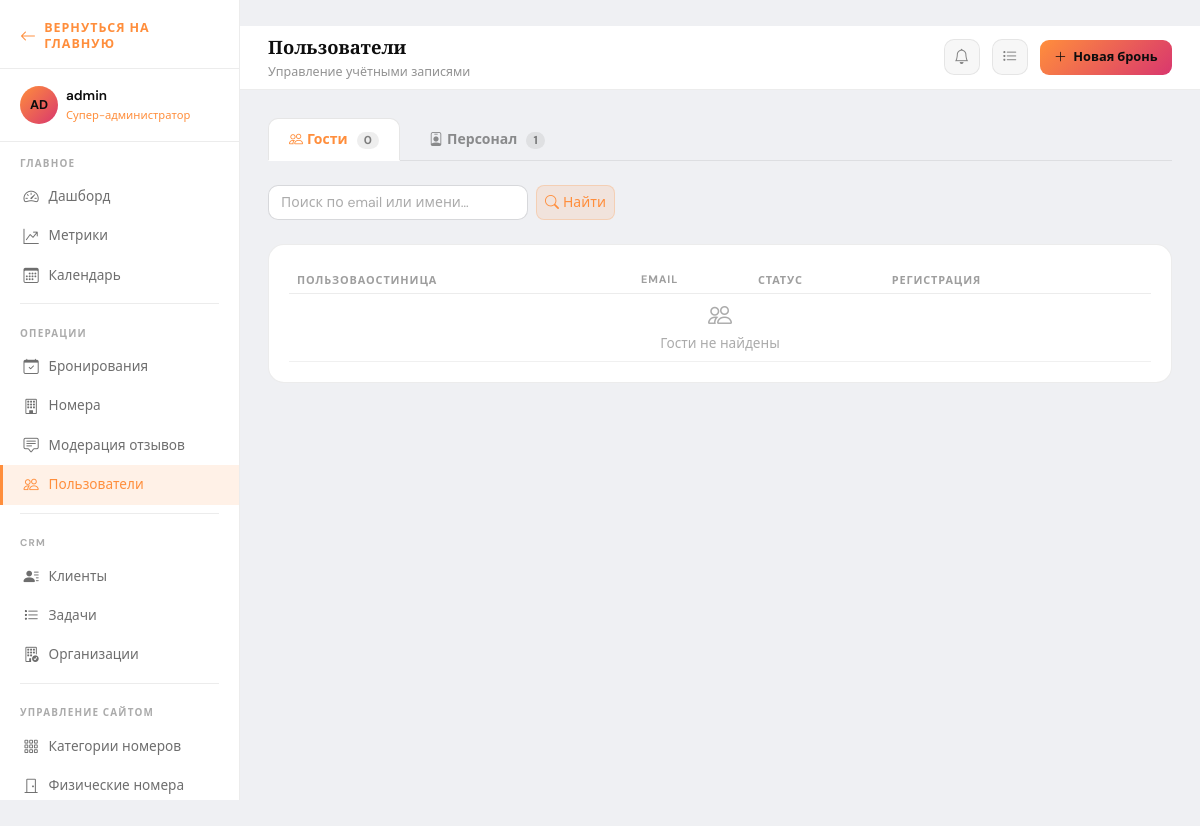
/cabinet/users/ (signed in), run on the app's committed database.
### apps/accounts/models.py (models this page shows, shortened)
class User(AbstractUser, TimeStampedModel):
    username = None
    email = models.EmailField(_("email"), unique=True)
    role = models.CharField(
        _("роль"),
        max_length=20,
        choices=UserRole.choices,
        default=UserRole.USER,
        db_index=True,
    )
    phone = models.CharField(
        _("телефон"), max_length=20, blank=True, validators=[phone_validator]
    )
    patronymic = models.CharField(_("отчество"), max_length=150, blank=True)
    date_of_birth = models.DateField(_("дата рождения"), null=True, blank=True)
    avatar = models.ImageField(
        _("аватар"), upload_to="avatars/%Y/%m/", null=True, blank=True
    )
    preferred_language = models.CharField(
        _("язык интерфейса"), max_length=10, default="ru", blank=True,
        choices=[("ru", "Русский"), ("en", "English")],
    )
    marketing_consent    = models.BooleanField(_("согласие на рассылку"), default=False)
    email_notifications  = models.BooleanField(_("email-уведомления"),    default=True)
    USERNAME_FIELD  = "email"
    REQUIRED_FIELDS = []
    objects = UserManager()
    class Meta:
        verbose_name         = _("пользоваостиница")
        verbose_name_plural  = _("пользователи")
        ordering             = ["-created_at"]
        indexes = [
            models.Index(fields=["role", "is_active"]),
        ]
    @property
    def is_plain_user(self) -> bool:
        return self.role == UserRole.USER and not self.is_superuser
    @property
    def is_receptionist(self) -> bool:
        return self.has_role(UserRole.RECEPTIONIST)
    @property
    def is_manager(self) -> bool:
        return self.has_role(UserRole.MANAGER)
    @property
    def is_admin(self) -> bool:
        return self.has_role(UserRole.ADMIN)
    @property
    def is_super_admin(self) -> bool:
        return self.is_superuser or self.role == UserRole.SUPER_ADMIN
    def has_role(self, minimum_role: str) -> bool:
        if self.is_superuser:
            return True
        return role_gte(self.role, minimum_role)
    def get_short_name(self) -> str:
        return self.first_name or self.email.split("@")[0]
    def get_initials(self) -> str:
        parts = [self.first_name[:1], self.last_name[:1]]
        return "".join(p for p in parts if p).upper() or self.email[:2].upper()
    @property
    def push_notifications_unread_count(self) -> int:
        return self.push_notifications.filter(is_read=False).count()

### apps/accounts/admin_views.py (the view)
# urls.py: path("users/",                    admin_views.UserListView.as_view(),         name="user_list"),
class UserListView(ReceptionistRequiredMixin, View):
    template_name = "accounts/admin/user_list.html"
    def get(self, request):
        qs = User.objects.all().order_by("-created_at")
        role_filter = request.GET.get("role", "")
        search      = request.GET.get("q", "").strip()
        tab         = request.GET.get("tab", "guests")  # guests | staff
        if role_filter:
            qs = qs.filter(role=role_filter)
        if search:
            qs = qs.filter(email__icontains=search) | \
                 qs.filter(first_name__icontains=search) | \
                 qs.filter(last_name__icontains=search)
        staff_roles = [UserRole.RECEPTIONIST, UserRole.MANAGER, UserRole.ADMIN, UserRole.SUPER_ADMIN]
        staff_qs  = qs.filter(role__in=staff_roles)
        guests_qs = qs.filter(role=UserRole.USER)
        return render(request, self.template_name, {
            "users":        qs,
            "guests":       guests_qs,
            "staff":        staff_qs,
            "tab":          tab,
            "role_choices": UserRole.choices,
            "role_filter":  role_filter,
            "search_query": search,
            "can_assign_roles": has_permission(request.user, Permission.ASSIGN_ROLES),
        })

### templates/accounts/admin/user_list.html (shortened to what this page needs)
﻿{% extends "dashboard/base_dashboard.html" %}
{% block dashboard_title %}Пользователи{% endblock %}
{% block dashboard_subtitle %}Управление учётными записями{% endblock %}
{% block dashboard_content %}
<div style="display:flex;gap:.5rem;margin-bottom:1.5rem;border-bottom:1px solid rgba(13,13,13,.08);padding-bottom:0">
  <a href="?tab=guests{% if search_query %}&q={{ search_query }}{% endif %}{% if role_filter %}&role={{ role_filter }}{% endif %}"
     style="padding:.6rem 1.25rem;font-size:.875rem;font-weight:600;text-decoration:none;border-radius:10px 10px 0 0;
            border:1px solid {% if tab == 'guests' %}rgba(13,13,13,.1){% else %}transparent{% endif %};
            border-bottom:{% if tab == 'guests' %}1px solid #fff{% else %}none{% endif %};
            color:{% if tab == 'guests' %}#ff8e3c{% else %}rgba(13,13,13,.45){% endif %};
            background:{% if tab == 'guests' %}#fff{% else %}transparent{% endif %};
            margin-bottom:-1px">
    <i class="bi bi-people me-1"></i>Гости
    <span style="background:rgba(13,13,13,.07);color:rgba(13,13,13,.5);border-radius:10px;
                 padding:.05rem .45rem;font-size:.72rem;font-weight:700;margin-left:.35rem">{{ guests|length }}</span>
  </a>
  <a href="?tab=staff{% if search_query %}&q={{ search_query }}{% endif %}{% if role_filter %}&role={{ role_filter }}{% endif %}"
     style="padding:.6rem 1.25rem;font-size:.875rem;font-weight:600;text-decoration:none;border-radius:10px 10px 0 0;
            border:1px solid {% if tab == 'staff' %}rgba(13,13,13,.1){% else %}transparent{% endif %};
            border-bottom:{% if tab == 'staff' %}1px solid #fff{% else %}none{% endif %};
            color:{% if tab == 'staff' %}#ff8e3c{% else %}rgba(13,13,13,.45){% endif %};
            background:{% if tab == 'staff' %}#fff{% else %}transparent{% endif %};
            margin-bottom:-1px">
    <i class="bi bi-person-badge me-1"></i>Персонал
    <span style="background:rgba(13,13,13,.07);color:rgba(13,13,13,.5);border-radius:10px;
                 padding:.05rem .45rem;font-size:.72rem;font-weight:700;margin-left:.35rem">{{ staff|length }}</span>
  </a>
</div>
<form method="get" class="d-flex gap-2 flex-wrap mb-4">
  <input type="text" name="q" value="{{ search_query }}"
         placeholder="Поиск по email или имени…"
         class="form-control"
         style="max-width:260px;font-size:.875rem" />
  <button type="submit" class="btn btn-sm"
          style="background:rgba(255,142,60,.12);color:#ff8e3c;border:1px solid rgba(255,142,60,.25);border-radius:8px">
    <i class="bi bi-search me-1"></i>Найти
  </button>
</form>
{% if tab == 'guests' %}
<div class="dash-card">
  <div class="dash-table-wrap">
    <table class="dash-table">
      <thead>
        <tr>
          <th>Пользоваостиница</th>
          <th>Email</th>
          <th>Статус</th>
          <th>Регистрация</th>
          <th></th>
        </tr>
      </thead>
      <tbody>
        {% for u in guests %}
        <tr>
          <td>
            <div style="display:flex;align-items:center;gap:.65rem">
              <div style="width:34px;height:34px;border-radius:50%;flex-shrink:0;
                          background:linear-gradient(135deg,#ff8e3c,#d9376e);
                          display:flex;align-items:center;justify-content:center;
                          font-size:.75rem;font-weight:700;color:#0d0d0d;overflow:hidden">
                {% if u.avatar %}<img src="{{ u.avatar.url }}" style="width:100%;height:100%;object-fit:cover" />
                {% else %}{{ u.get_initials }}{% endif %}
              </div>
              <span class="guest-name">{{ u.get_full_name|default:"—" }}</span>
            </div>
          </td>
          <td class="text-muted-sm">{{ u.email }}</td>
          <td>
            {% if u.is_active %}
              <span style="color:#28a745;font-size:.8rem"><i class="bi bi-circle-fill me-1" style="font-size:.45rem"></i>Активен</span>
            {% else %}
              <span style="color:#dc3545;font-size:.8rem"><i class="bi bi-circle-fill me-1" style="font-size:.45rem"></i>Отключён</span>
            {% endif %}
          </td>
          <td class="text-muted-sm">{{ u.created_at|date:"d.m.Y" }}</td>
          <td>
            <a href="{% url 'accounts:user_detail' u.pk %}" class="dash-row-link">
              Открыть <i class="bi bi-chevron-right"></i>
            </a>
          </td>
        </tr>
        {% empty %}
        <tr><td colspan="5" class="dash-empty"><i class="bi bi-people"></i>Гости не найдены</td></tr>
        {% endfor %}
      </tbody>
    </table>
  </div>
</div>
{% endif %}
{% endblock %}

### templates/dashboard/base_dashboard.html (shortened to what this page needs)
{% extends "base.html" %}
{% load static %}
{% block body_class %}dash-app{% endblock %}
{% block content %}
<div class="dash-layout">
  <aside class="dash-sidebar" id="dashSidebar">
    <div class="sidebar-brand">
      <a href="{% url 'hotel:index' %}" class="sidebar-brand-home" aria-label="Вернуться на главную">
        <i class="bi bi-arrow-left" aria-hidden="true"></i>
        <span>Вернуться на главную</span>
      </a>
    </div>
    <div class="sidebar-user">
      <div class="d-flex align-items-center gap-2">
        <div class="sidebar-user-avatar">
          {% if request.user.avatar %}
            <img src="{{ request.user.avatar.url }}" alt="" />
          {% else %}
            {{ request.user.get_initials }}
          {% endif %}
        </div>
        <div>
          <div class="sidebar-user-name">{{ request.user.get_short_name }}</div>
          <div class="sidebar-user-role">{{ request.user.get_role_display }}</div>
        </div>
      </div>
    </div>
    <ul class="sidebar-nav" style="flex:1;padding-bottom:1rem">
      <div class="sidebar-section-label">Главное</div>
      <li>
        <a href="{% url 'dashboard:index' %}"
           class="{% if request.resolver_match.url_name == 'index' and request.resolver_match.namespace == 'dashboard' %}active{% endif %}">
          <i class="bi bi-speedometer2"></i> Дашборд
        </a>
      </li>
      {% if request.user.is_manager or request.user.is_admin or request.user.is_super_admin or request.user.is_superuser %}
      <li>
        <a href="{% url 'dashboard:metrics' %}"
           class="{% if request.resolver_match.url_name == 'metrics' %}active{% endif %}">
          <i class="bi bi-graph-up-arrow"></i> Метрики
        </a>
      </li>
      {% endif %}
      <li>
        <a href="{% url 'dashboard:calendar' %}"
           class="{% if request.resolver_match.url_name == 'calendar' %}active{% endif %}">
          <i class="bi bi-calendar3"></i> Календарь
        </a>
      </li>
      <div class="sidebar-divider"></div>
      <div class="sidebar-section-label">Операции</div>
      <li>
        <a href="{% url 'bookings:staff_list' %}"
           class="{% if request.resolver_match.namespace == 'bookings' %}active{% endif %}">
          <i class="bi bi-calendar-check"></i> Бронирования
        </a>
      </li>
      <li>
        <a href="{% url 'dashboard:rooms' %}"
           class="{% if request.resolver_match.url_name == 'rooms' %}active{% endif %}">
          <i class="bi bi-building"></i> Номера
        </a>
      </li>
      {% if request.user.is_receptionist %}
      <li>
        <a href="{% url 'dashboard:reviews' %}"
           class="{% if request.resolver_match.url_name == 'reviews' %}active{% endif %}">
          <i class="bi bi-chat-square-text"></i> Модерация отзывов
        </a>
      </li>
      {% endif %}
      <li>
        <a href="{% url 'accounts:user_list' %}"
           class="{% if request.resolver_match.namespace == 'accounts' and 'user' in request.resolver_match.url_name %}active{% endif %}">
          <i class="bi bi-people"></i> Пользователи
        </a>
      </li>
      <div class="sidebar-divider"></div>
      <div class="sidebar-section-label">CRM</div>
      <li>
        <a href="{% url 'crm:client_list' %}"
           class="{% if request.resolver_match.namespace == 'crm' and 'client' in request.resolver_match.url_name %}active{% endif %}">
          <i class="bi bi-person-lines-fill"></i> Клиенты
        </a>
      </li>
      <li>
        <a href="{% url 'crm:task_list' %}"
           class="{% if request.resolver_match.url_name == 'task_list' %}active{% endif %}">
          <i class="bi bi-list-task"></i> Задачи
        </a>
      </li>
      <li>
        <a href="{% url 'crm:organization_list' %}"
           class="{% if request.resolver_match.url_name == 'organization_list' %}active{% endif %}">
          <i class="bi bi-building-check"></i> Организации
        </a>
      </li>
      <div class="sidebar-divider"></div>
      <div class="sidebar-section-label">Управление сайтом</div>
      <li>
        <a href="{% url 'hotel:staff_category_list' %}"
           class="{% if request.resolver_match.namespace == 'hotel' and 'category' in request.resolver_match.url_name %}active{% endif %}">
          <i class="bi bi-grid-3x3-gap"></i> Категории номеров
        </a>
      </li>
      <li>
        <a href="{% url 'hotel:staff_room_list' %}"
           class="{% if request.resolver_match.namespace == 'hotel' and 'room' in request.resolver_match.url_name and 'category' not in request.resolver_match.url_name %}active{% endif %}">
          <i class="bi bi-door-closed"></i> Физические номера
        </a>
      </li>
    </ul>
  </aside>
  <div class="dash-main">
    <div class="dash-topbar">
      <div class="dash-topbar-info">
        <div class="dash-topbar-title">{% block dashboard_title %}Панель управления{% endblock %}</div>
        <div class="dash-topbar-subtitle">{% block dashboard_subtitle %}{% endblock %}</div>
      </div>
      <div class="dash-topbar-actions">
        {% with unread_count=request.user.push_notifications_unread_count %}
        <div class="notif-wrap">
          <button type="button" class="topbar-icon-btn notif-toggle-btn" id="notifToggleBtn"
                  onclick="toggleNotifPanel(event)" aria-label="Уведомления" aria-expanded="false">
            <i class="bi bi-bell"></i>
          </button>
        </div>
        {% endwith %}
        <a href="{% url 'crm:task_list' %}" class="topbar-icon-btn" title="Задачи">
          <i class="bi bi-list-task"></i>
        </a>
        <a href="{% url 'bookings:staff_create' %}" class="topbar-new-booking" title="Новая бронь">
          <i class="bi bi-plus-lg"></i>
          <span>Новая бронь</span>
        </a>
      </div>
    </div>
    <div class="dash-content">
      {% block dashboard_content %}{% endblock %}
    </div>
  </div>
</div>
{% endblock %}

### data on the page
User: user.get_initials "AD", user.get_short_name "admin", user.role "Супер-администратор"

### other printed values
{{ guests|length }} "0"
{{ staff|length }} "1"
